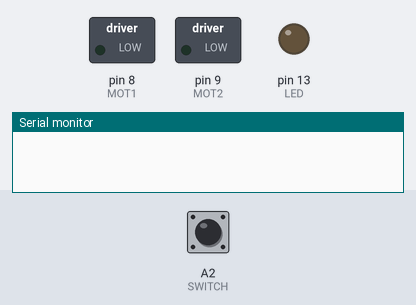
This sketch was run on a simulated Arduino Uno, built with avr-gcc and run on an emulated ATmega328P. Parts: switched loads named in the sketch (green lamp = pin HIGH), output pins drawn as LEDs (lit = HIGH), the last lines printed to the serial monitor. Inputs (shaded band) come from the test bench; at power-on: A2 (SWITCH) HIGH.

Above: at 2.2 s.
2.3 s: A2 (SWITCH) pulled LOW for 0.15 s
At 3.1 s:
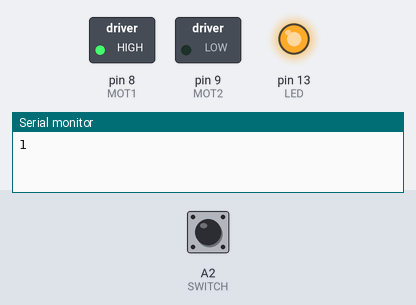
3.9 s: A2 (SWITCH) pulled LOW for 1 s
At 4.3 s:
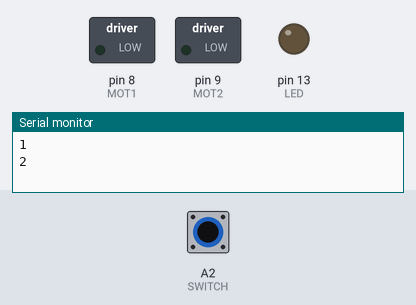
6.4 s: A2 (SWITCH) pulled LOW for 0.15 s
At 7.4 s:
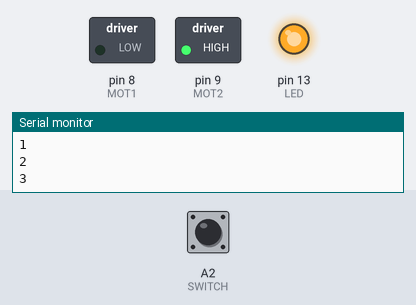
8.0 s: A2 (SWITCH) pulled LOW for 3.2 s
At 8.6 s:
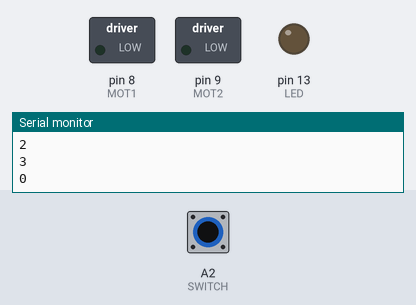
Timing chart, 0 to 11.0 s (numbered marks = the images above; inputs shaded):
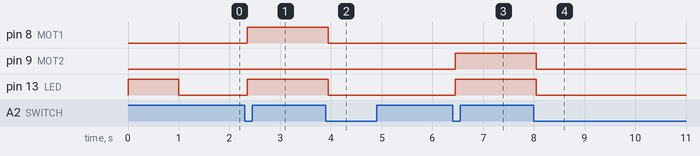

The sketch:

MotorTesting.ino
```cpp
#define MOT1 8
#define MOT2 9
#define LED 13

#define SWITCH A2

int buttonStateGo = HIGH;
int lastButtonStateGo = HIGH;
long lastDebounceTimeGo = 0;
long debounceDelayGo = 50;

int state = 0;
int stateChanged = false;

void setup() {
  Serial.begin(57600);
  pinMode(SWITCH, INPUT_PULLUP);
  pinMode(MOT1, OUTPUT);
  pinMode(MOT2, OUTPUT);
  pinMode(LED, OUTPUT);

  digitalWrite(LED, HIGH);
  delay(1000);
  digitalWrite(LED, LOW);
  digitalWrite(MOT1, LOW);
  digitalWrite(MOT2, LOW);
}

void loop() {

  if(goButtonPressed()) {
    state = (state+1)%4;
    stateChanged = true;
    Serial.println(state);
  }

  if(stateChanged) {
    if(state == 0 || state == 2) {motorStop();}
    else if(state == 1) {motorForward();}
    else if(state == 3) {motorReverse();}
    stateChanged = false;
  }

}

void motorStop() {
  digitalWrite(LED, LOW);
  digitalWrite(MOT1, LOW);
  digitalWrite(MOT2, LOW);
}

void motorForward() {
  digitalWrite(LED, HIGH);
  digitalWrite(MOT1, HIGH);
  digitalWrite(MOT2, LOW);
}

void motorReverse() {
  digitalWrite(LED, HIGH);
  digitalWrite(MOT1, LOW);
  digitalWrite(MOT2, HIGH);
}

boolean goButtonPressed(){
  int reading = digitalRead(SWITCH);
  boolean pressed = false;
  if (reading != lastButtonStateGo) {
    lastDebounceTimeGo = millis();
  }

  if ((millis() - lastDebounceTimeGo) > debounceDelayGo) {
    if (reading != buttonStateGo) {
      buttonStateGo = reading;
      if (buttonStateGo == LOW) {
        pressed = true;
      }
    }
  }
  lastButtonStateGo = reading;
  return pressed;
}
```

Measured:
- after the input at 2.3 s, pin 8 (MOT1), pin 13 (LED): LOW → HIGH after 0.05 s
- after the input at 3.9 s, pin 8 (MOT1), pin 13 (LED): HIGH → LOW after 0.05 s
- after the input at 6.4 s, pin 9 (MOT2), pin 13 (LED): LOW → HIGH after 0.05 s
- after the input at 8.0 s, pin 9 (MOT2), pin 13 (LED): HIGH → LOW after 0.05 s
